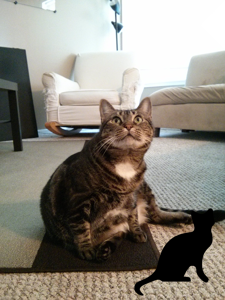
#> input picture 17_image/withLogo/zophie.png, 225 x 300 px, found by its file name
$ python 17_01_image.py
#> lines starting #> are read from the running program, lines starting #| are printed output that depends on the picture
from PIL import ImageColor
from PIL import Image

print(ImageColor.getcolor('red','RGBA'))
print(ImageColor.getcolor('RED','RGBA'))
print(ImageColor.getcolor('Black','RGBA'))
print(ImageColor.getcolor('chocolate','RGBA'))
print(ImageColor.getcolor('CornflowerBlue','RGBA'))

catIm=Image.open('zophie.png')
#> catIm is the input picture: PIL image 225x300 RGB; mean R, G, B 140.8, 135.5, 126.3
print(catIm.size)
#| (225, 300)
width,height=catIm.size
#> width = 225; height = 300
print(width,height)
#| 225 300
print(catIm.filename)
#| 17_image/withLogo/zophie.png
print(catIm.format)
#| PNG
print(catIm.format_description)
#| Portable network graphics
catIm.save('zophie.png')

croppedIm=catIm.crop((335,345,565,560))
#> croppedIm: PIL image 230x215 RGB; every value is 0
croppedIm.save('cropped.png')

catCopyIm=catIm.copy()
faceIm=catIm.crop((335,345,565,560))
print(faceIm.size)
#| (230, 215)
catCopyIm.paste(faceIm,(0,0))
catCopyIm.paste(faceIm,(400,500))
catCopyIm.save('paste.png')

catImWidth,catImHeight=catIm.size
#> catImWidth = 225; catImHeight = 300
faceImWidth,faceImHeight=faceIm.size
#> faceImWidth = 230; faceImHeight = 215
catCopyTwo=catIm.copy()
for left in range(0,catImWidth,faceImWidth):
	for top in range(0,catImHeight,faceImHeight):
		print(left,top)
		catCopyTwo.paste(faceIm,(left,top))
#> catCopyTwo: PIL image 225x300 RGB; every value is 0
catCopyTwo.save('tiled.png')

width,height=catIm.size
quartersizedIm=catIm.resize((int(width/2),int(height/2)))
quartersizedIm.save('quartersized.png')
svelteIm=catIm.resize((width,height+300))
svelteIm.save('svelte.png')

catIm.rotate(90).save('rotated90.png')
catIm.rotate(180).save('rotated180.png')
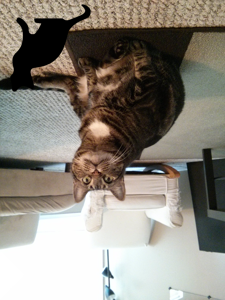
#> saved as rotated180.png: PIL image 225x300 RGB; mean R, G, B 140.8, 135.5, 126.3
catIm.rotate(270).save('rotated270.png')
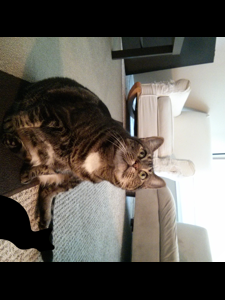
#> saved as rotated270.png: PIL image 225x300 RGB; mean R, G, B 96.2, 91.9, 85.2
catIm.rotate(6).save('rotated6.png')
catIm.rotate(6,expand=True).save('rotated6_expanded.png')
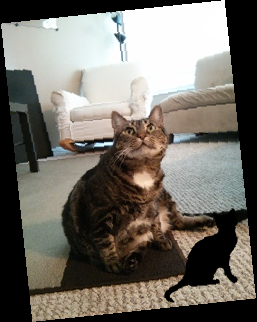
#> saved as rotated6_expanded.png: PIL image 257x322 RGB; mean R, G, B 114.9, 110.5, 103

catIm.transpose(Image.FLIP_LEFT_RIGHT).save('horizontal_flip.png')
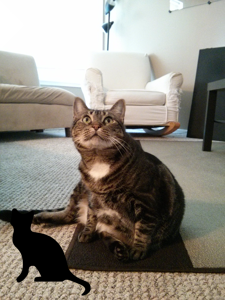
#> saved as horizontal_flip.png: PIL image 225x300 RGB; mean R, G, B 140.8, 135.5, 126.3
catIm.transpose(Image.FLIP_TOP_BOTTOM).save('vertical_flip.png')
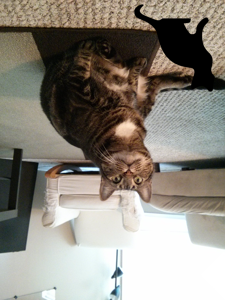
#> saved as vertical_flip.png: PIL image 225x300 RGB; mean R, G, B 140.8, 135.5, 126.3

im=Image.new('RGBA',(100,200),'purple')
im.save('purpleImage.png')
im2=Image.new('RGBA',(20,20))
#> im2: PIL image 20x20 RGBA; every value is 0
im2.save('transparentImage.png')

im=Image.new('RGBA',(100,100))
#> im: PIL image 100x100 RGBA; every value is 0
im.getpixel((0,0))
for x in range(100):
	for y in range(50):
		im.putpixel((x,y),(210,210,210))
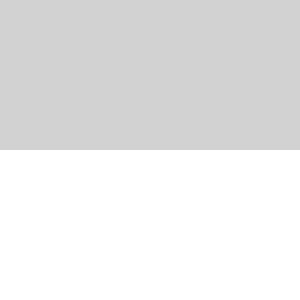
#> im: PIL image 100x100 RGBA (shown 3 times larger); mean R, G, B, A 105, 105, 105, 127.5; transparent parts drawn white

for x in range(100):
	for y in range(50,100):
		im.putpixel((x,y),ImageColor.getcolor('darkgray','RGBA'))
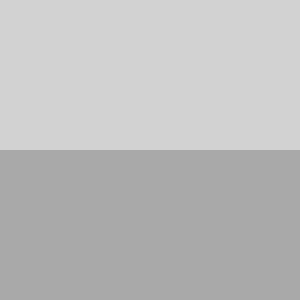
#> im: PIL image 100x100 RGBA (shown 3 times larger); mean R, G, B, A 189.5, 189.5, 189.5, 255
print(im.getpixel((0,0)))
#| (210, 210, 210, 255)
print(im.getpixel((0,50)))
#| (169, 169, 169, 255)
im.save('putPixel.png')
